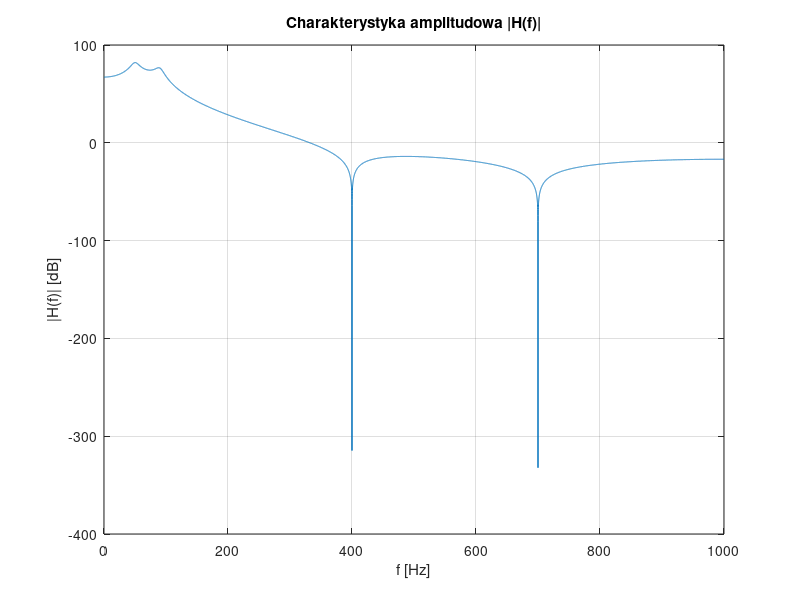
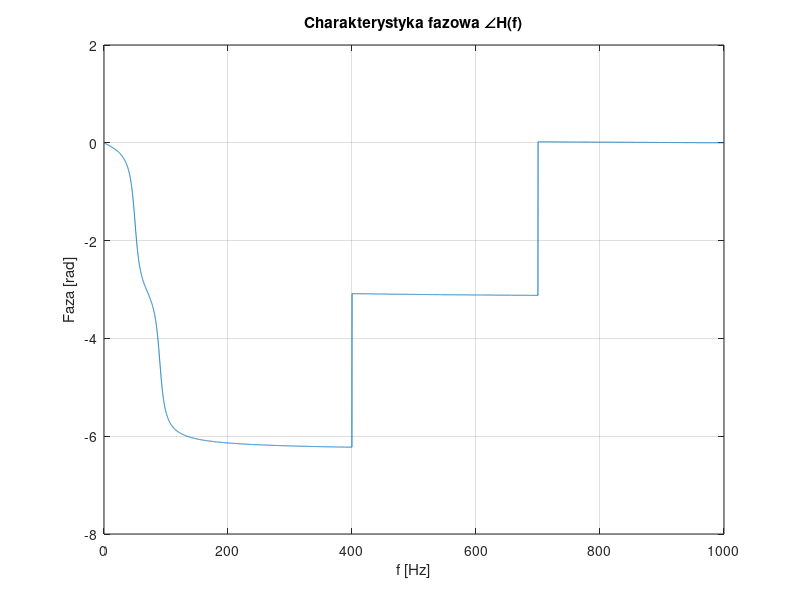
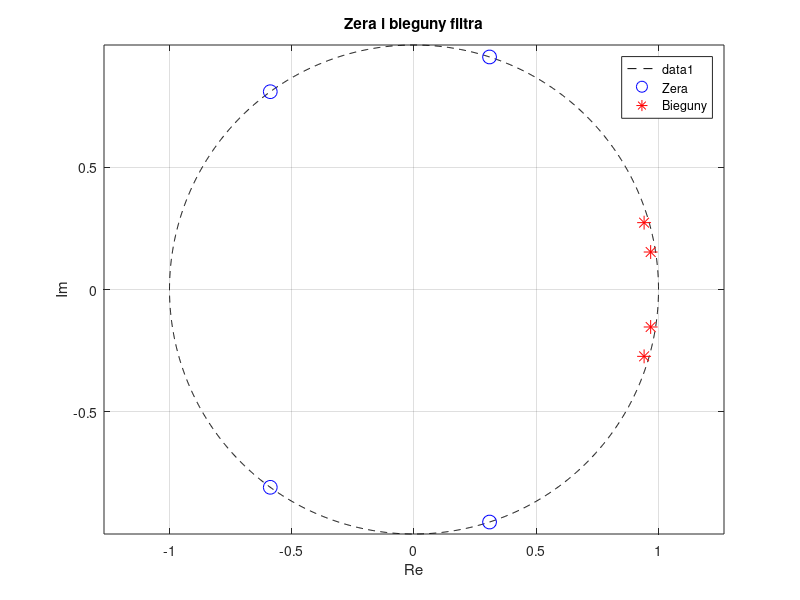

Here is the MATLAB script that generated these plots, in order:
clear all; close all;

fpr = 2000;  % częstotliwość próbkowania [Hz]
gain = 1;

% --- ZERA: Umieszczone w zakresie wysokich częstotliwości, blisko 1 (osłabienie powyżej 200 Hz) ---
z = [1 1] .* exp(1j * 2 * pi * [400, 700]/fpr);
z = [z conj(z)];  % dodaj sprzężone zespolone, by zachować rzeczywiste współczynniki

% --- BIEGUNY: Blisko okręgu jednostkowego w niskich częstotliwościach (~50–90 Hz) ---
p = [0.98 0.98] .* exp(1j * 2 * pi * [50, 90]/fpr);
p = [p conj(p)];

% --- Współczynniki wielomianów ---
b = gain * poly(z);
a = poly(p);

% --- Wykresy charakterystyk ---
f = 0 : 0.1 : 1000;         % częstotliwości [Hz]
wn = 2*pi*f/fpr;            % częstotliwość kątowa
zz = exp(-1j * wn);         % z = e^{-jω}
H = polyval(b(end:-1:1), zz) ./ polyval(a(end:-1:1), zz);

% --- Charakterystyka amplitudowa ---
figure; plot(f, 20*log10(abs(H)));
xlabel('f [Hz]'); ylabel('|H(f)| [dB]');
title('Charakterystyka amplitudowa |H(f)|');
grid on; 

% --- Charakterystyka fazowa ---
figure; plot(f, unwrap(angle(H)));
xlabel('f [Hz]'); ylabel('Faza [rad]');
title('Charakterystyka fazowa ∠H(f)');
grid on;

% --- Wykres zer i biegunów ---
figure;
alfa = 0 : pi/1000 : 2*pi;
plot(cos(alfa), sin(alfa), 'k--'); hold on; axis equal;
plot(real(z), imag(z), 'bo', 'MarkerSize',10, 'DisplayName','Zera');
plot(real(p), imag(p), 'r*', 'MarkerSize',10, 'DisplayName','Bieguny');
xlabel('Re'); ylabel('Im'); title('Zera i bieguny filtra'); grid on; legend;
